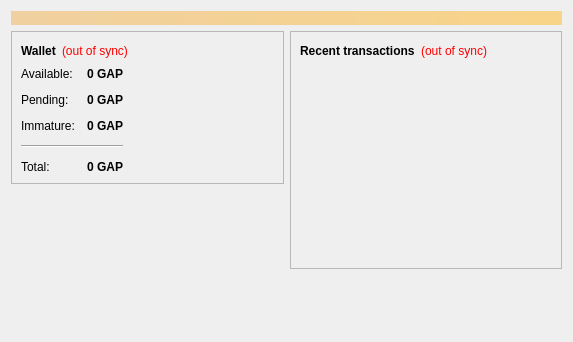
<?xml version="1.0" encoding="UTF-8"?>
<ui version="4.0">
 <class>OverviewPage</class>
 <widget class="QWidget" name="OverviewPage">
  <property name="geometry">
   <rect>
    <x>0</x>
    <y>0</y>
    <width>573</width>
    <height>342</height>
   </rect>
  </property>
  <property name="windowTitle">
   <string>Form</string>
  </property>
  <layout class="QVBoxLayout" name="topLayout">
   <item>
    <widget class="QLabel" name="labelAlerts">
     <property name="visible">
      <bool>false</bool>
     </property>
     <property name="styleSheet">
      <string notr="true">background-color: qlineargradient(x1: 0, y1: 0, x2: 1, y2: 0, stop:0 #F0D0A0, stop:1 #F8D488); color:#000000;</string>
     </property>
     <property name="wordWrap">
      <bool>true</bool>
     </property>
     <property name="margin">
      <number>3</number>
     </property>
    </widget>
   </item>
   <item>
    <layout class="QHBoxLayout" name="horizontalLayout" stretch="1,1">
     <item>
      <layout class="QVBoxLayout" name="verticalLayout_2">
       <item>
        <widget class="QFrame" name="frame">
         <property name="frameShape">
          <enum>QFrame::StyledPanel</enum>
         </property>
         <property name="frameShadow">
          <enum>QFrame::Raised</enum>
         </property>
         <layout class="QVBoxLayout" name="verticalLayout_4">
          <item>
           <layout class="QHBoxLayout" name="horizontalLayout_4">
            <item>
             <widget class="QLabel" name="label_5">
              <property name="font">
               <font>
                <weight>75</weight>
                <bold>true</bold>
               </font>
              </property>
              <property name="text">
               <string>Wallet</string>
              </property>
             </widget>
            </item>
            <item>
             <widget class="QLabel" name="labelWalletStatus">
              <property name="toolTip">
               <string>The displayed information may be out of date. Your wallet automatically synchronizes with the Gapcoin network after a connection is established, but this process has not completed yet.</string>
              </property>
              <property name="styleSheet">
               <string notr="true">QLabel { color: red; }</string>
              </property>
              <property name="text">
               <string notr="true">(out of sync)</string>
              </property>
              <property name="alignment">
               <set>Qt::AlignLeading|Qt::AlignLeft|Qt::AlignVCenter</set>
              </property>
             </widget>
            </item>
            <item>
             <spacer name="horizontalSpacer_2">
              <property name="orientation">
               <enum>Qt::Horizontal</enum>
              </property>
              <property name="sizeHint" stdset="0">
               <size>
                <width>40</width>
                <height>20</height>
               </size>
              </property>
             </spacer>
            </item>
           </layout>
          </item>
          <item>
          <layout class="QHBoxLayout" name="horizontalLayout_3">
           <item>
           <layout class="QFormLayout" name="formLayout_2">
            <property name="fieldGrowthPolicy">
             <enum>QFormLayout::AllNonFixedFieldsGrow</enum>
            </property>
            <property name="horizontalSpacing">
             <number>12</number>
            </property>
            <property name="verticalSpacing">
             <number>12</number>
            </property>
            <item row="0" column="0">
             <widget class="QLabel" name="label">
              <property name="text">
               <string>Available:</string>
              </property>
             </widget>
            </item>
            <item row="0" column="1">
             <widget class="QLabel" name="labelBalance">
              <property name="font">
               <font>
                <weight>75</weight>
                <bold>true</bold>
               </font>
              </property>
              <property name="cursor">
               <cursorShape>IBeamCursor</cursorShape>
              </property>
              <property name="toolTip">
               <string>Your current spendable balance</string>
              </property>
              <property name="text">
               <string notr="true">0 GAP</string>
              </property>
              <property name="alignment">
               <set>Qt::AlignRight|Qt::AlignTrailing|Qt::AlignVCenter</set>
              </property>
              <property name="textInteractionFlags">
               <set>Qt::LinksAccessibleByMouse|Qt::TextSelectableByKeyboard|Qt::TextSelectableByMouse</set>
              </property>
             </widget>
            </item>
            <item row="1" column="0">
             <widget class="QLabel" name="label_3">
              <property name="text">
               <string>Pending:</string>
              </property>
             </widget>
            </item>
            <item row="1" column="1">
             <widget class="QLabel" name="labelUnconfirmed">
              <property name="font">
               <font>
                <weight>75</weight>
                <bold>true</bold>
               </font>
              </property>
              <property name="cursor">
               <cursorShape>IBeamCursor</cursorShape>
              </property>
              <property name="toolTip">
               <string>Total of transactions that have yet to be confirmed, and do not yet count toward the spendable balance</string>
              </property>
              <property name="text">
               <string notr="true">0 GAP</string>
              </property>
              <property name="alignment">
               <set>Qt::AlignRight|Qt::AlignTrailing|Qt::AlignVCenter</set>
              </property>
              <property name="textInteractionFlags">
               <set>Qt::LinksAccessibleByMouse|Qt::TextSelectableByKeyboard|Qt::TextSelectableByMouse</set>
              </property>
             </widget>
            </item>
            <item row="2" column="0">
             <widget class="QLabel" name="labelImmatureText">
              <property name="text">
               <string>Immature:</string>
              </property>
             </widget>
            </item>
            <item row="2" column="1">
             <widget class="QLabel" name="labelImmature">
              <property name="font">
               <font>
                <weight>75</weight>
                <bold>true</bold>
               </font>
              </property>
              <property name="toolTip">
               <string>Mined balance that has not yet matured</string>
              </property>
              <property name="text">
               <string notr="true">0 GAP</string>
              </property>
              <property name="alignment">
               <set>Qt::AlignRight|Qt::AlignTrailing|Qt::AlignVCenter</set>
              </property>
              <property name="textInteractionFlags">
               <set>Qt::LinksAccessibleByMouse|Qt::TextSelectableByKeyboard|Qt::TextSelectableByMouse</set>
              </property>
             </widget>
            </item>
            <item row="4" column="0">
             <widget class="QLabel" name="labelTotalText">
              <property name="text">
               <string>Total:</string>
              </property>
             </widget>
            </item>
            <item row="4" column="1">
             <widget class="QLabel" name="labelTotal">
              <property name="font">
               <font>
                <weight>75</weight>
                <bold>true</bold>
               </font>
              </property>
              <property name="cursor">
               <cursorShape>IBeamCursor</cursorShape>
              </property>
              <property name="toolTip">
               <string>Your current total balance</string>
              </property>
              <property name="text">
               <string notr="true">0 GAP</string>
              </property>
              <property name="alignment">
               <set>Qt::AlignRight|Qt::AlignTrailing|Qt::AlignVCenter</set>
              </property>
              <property name="textInteractionFlags">
               <set>Qt::LinksAccessibleByMouse|Qt::TextSelectableByKeyboard|Qt::TextSelectableByMouse</set>
              </property>
             </widget>
            </item>
            <item row="3" column="0" colspan="2">
             <widget class="Line" name="line">
              <property name="orientation">
               <enum>Qt::Horizontal</enum>
              </property>
             </widget>
            </item>
           </layout>
          </item>
            <item>
             <spacer name="horizontalSpacer_3">
              <property name="orientation">
               <enum>Qt::Horizontal</enum>
              </property>
              <property name="sizeHint" stdset="0">
               <size>
                <width>40</width>
                <height>20</height>
               </size>
              </property>
             </spacer>
            </item>
           </layout>
          </item>
         </layout>
        </widget>
       </item>
       <item>
        <spacer name="verticalSpacer">
         <property name="orientation">
          <enum>Qt::Vertical</enum>
         </property>
         <property name="sizeHint" stdset="0">
          <size>
           <width>20</width>
           <height>40</height>
          </size>
         </property>
        </spacer>
       </item>
      </layout>
     </item>
     <item>
      <layout class="QVBoxLayout" name="verticalLayout_3">
       <item>
        <widget class="QFrame" name="frame_2">
         <property name="frameShape">
          <enum>QFrame::StyledPanel</enum>
         </property>
         <property name="frameShadow">
          <enum>QFrame::Raised</enum>
         </property>
         <layout class="QVBoxLayout" name="verticalLayout">
          <item>
           <layout class="QHBoxLayout" name="horizontalLayout_2">
            <item>
             <widget class="QLabel" name="label_4">
              <property name="text">
               <string>&lt;b&gt;Recent transactions&lt;/b&gt;</string>
              </property>
             </widget>
            </item>
            <item>
             <widget class="QLabel" name="labelTransactionsStatus">
              <property name="toolTip">
               <string>The displayed information may be out of date. Your wallet automatically synchronizes with the Gapcoin network after a connection is established, but this process has not completed yet.</string>
              </property>
              <property name="styleSheet">
               <string notr="true">QLabel { color: red; }</string>
              </property>
              <property name="text">
               <string notr="true">(out of sync)</string>
              </property>
              <property name="alignment">
               <set>Qt::AlignRight|Qt::AlignTrailing|Qt::AlignVCenter</set>
              </property>
             </widget>
            </item>
            <item>
             <spacer name="horizontalSpacer">
              <property name="orientation">
               <enum>Qt::Horizontal</enum>
              </property>
              <property name="sizeHint" stdset="0">
               <size>
                <width>40</width>
                <height>20</height>
               </size>
              </property>
             </spacer>
            </item>
           </layout>
          </item>
          <item>
           <widget class="QListView" name="listTransactions">
            <property name="styleSheet">
             <string notr="true">QListView { background: transparent; }</string>
            </property>
            <property name="frameShape">
             <enum>QFrame::NoFrame</enum>
            </property>
            <property name="verticalScrollBarPolicy">
             <enum>Qt::ScrollBarAlwaysOff</enum>
            </property>
            <property name="horizontalScrollBarPolicy">
             <enum>Qt::ScrollBarAlwaysOff</enum>
            </property>
            <property name="selectionMode">
             <enum>QAbstractItemView::NoSelection</enum>
            </property>
           </widget>
          </item>
         </layout>
        </widget>
       </item>
       <item>
        <spacer name="verticalSpacer_2">
         <property name="orientation">
          <enum>Qt::Vertical</enum>
         </property>
         <property name="sizeHint" stdset="0">
          <size>
           <width>20</width>
           <height>40</height>
          </size>
         </property>
        </spacer>
       </item>
      </layout>
     </item>
    </layout>
   </item>
  </layout>
 </widget>
 <resources/>
 <connections/>
</ui>
